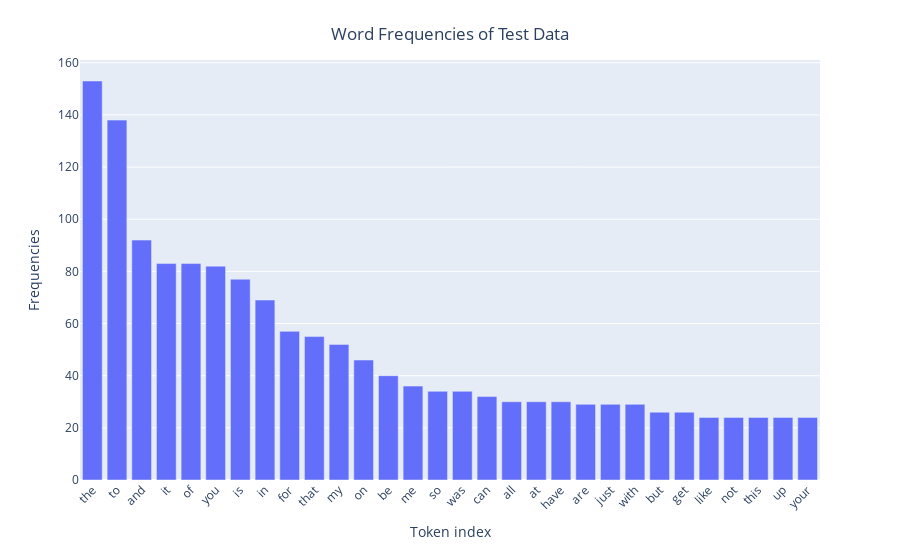

Here is the notebook cell this chart was saved with:
### Code cell
import plotly.express as px
x_selected = [count_vect.get_feature_names_out()[i] for i in test_top_30]
y_selected = sorted(test_term_frequencies, reverse = True)[:30]

fig = px.bar(x=x_selected, y=y_selected)

fig.update_xaxes(tickangle=315)
fig.update_layout(xaxis_title="Token index", yaxis_title="Frequencies", title={
        'text': 'Word Frequencies of Test Data',
        'y':0.95,
        'x':0.5,
        'xanchor': 'center',
        })

fig.show()

### Figure 1 — Plotly figure (JSON) as saved in the notebook; plotly's stock layout.template omitted (floating-point values rounded to 4 significant figures)
{"data": [{"alignmentgroup": "True", "hovertemplate": "x=%{x}<br>y=%{y}<extra></extra>", "legendgroup": "", "marker": {"color": "#636efa", "pattern": {"shape": ""}}, "name": "", "offsetgroup": "", "orientation": "v", "showlegend": false, "textposition": "auto", "type": "bar", "x": ["the", "to", "and", "it", "of", "you", "is", "in", "for", "that", "my", "on", "be", "me", "so", "was", "can", "all", "at", "have", "are", "just", "with", "but", "get", "like", "not", "this", "up", "your"], "xaxis": "x", "y": [153, 138, 92, 83, 83, 82, 77, 69, 57, 55, 52, 46, 40, 36, 34, 34, 32, 30, 30, 30, 29, 29, 29, 26, 26, 24, 24, 24, 24, 24], "yaxis": "y"}], "layout": {"barmode": "relative", "legend": {"tracegroupgap": 0}, "margin": {"t": 60}, "title": {"text": "Word Frequencies of Test Data", "x": 0.5, "xanchor": "center", "y": 0.95}, "xaxis": {"anchor": "y", "domain": [0, 1], "tickangle": -45, "title": {"text": "Token index"}}, "yaxis": {"anchor": "x", "domain": [0, 1], "title": {"text": "Frequencies"}}}}
